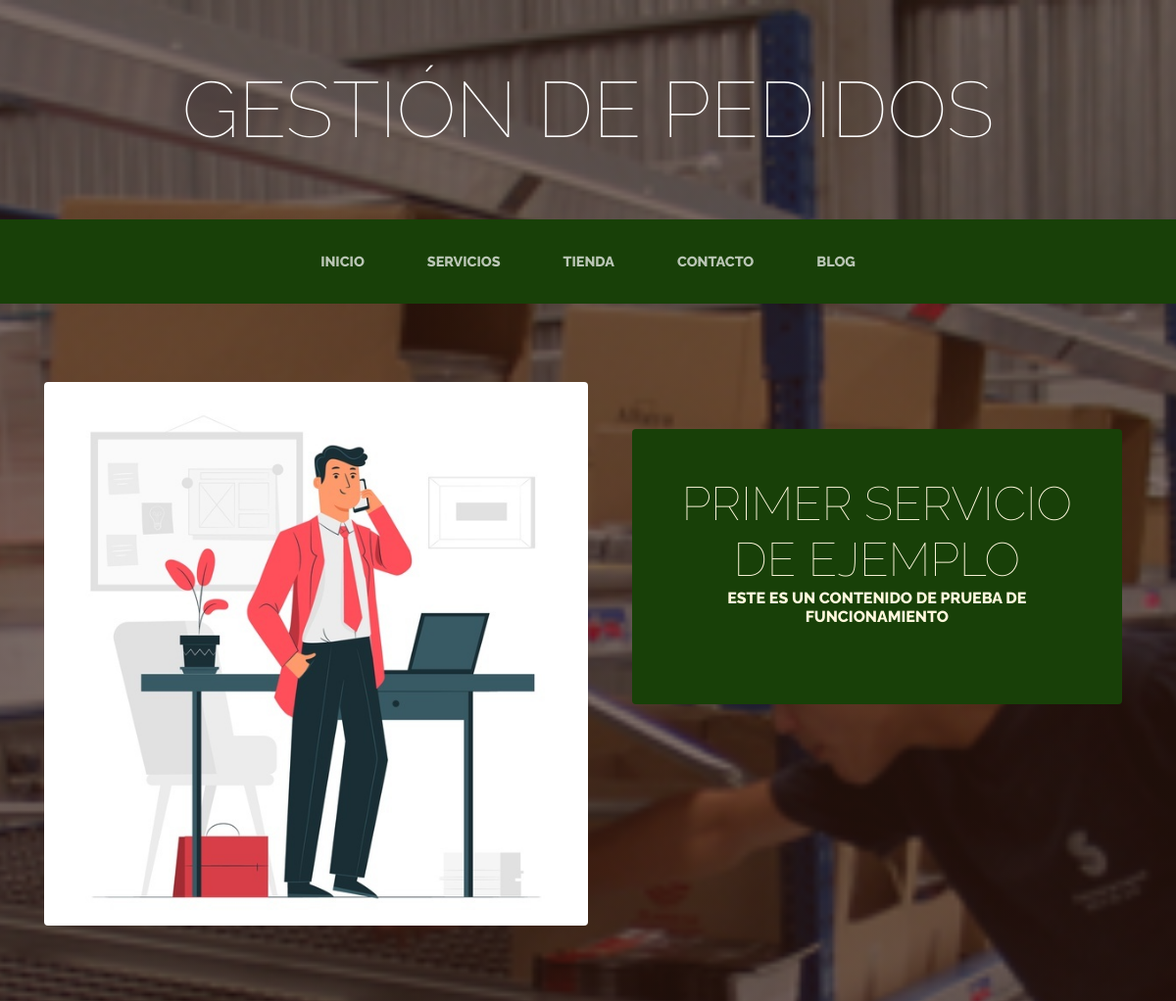
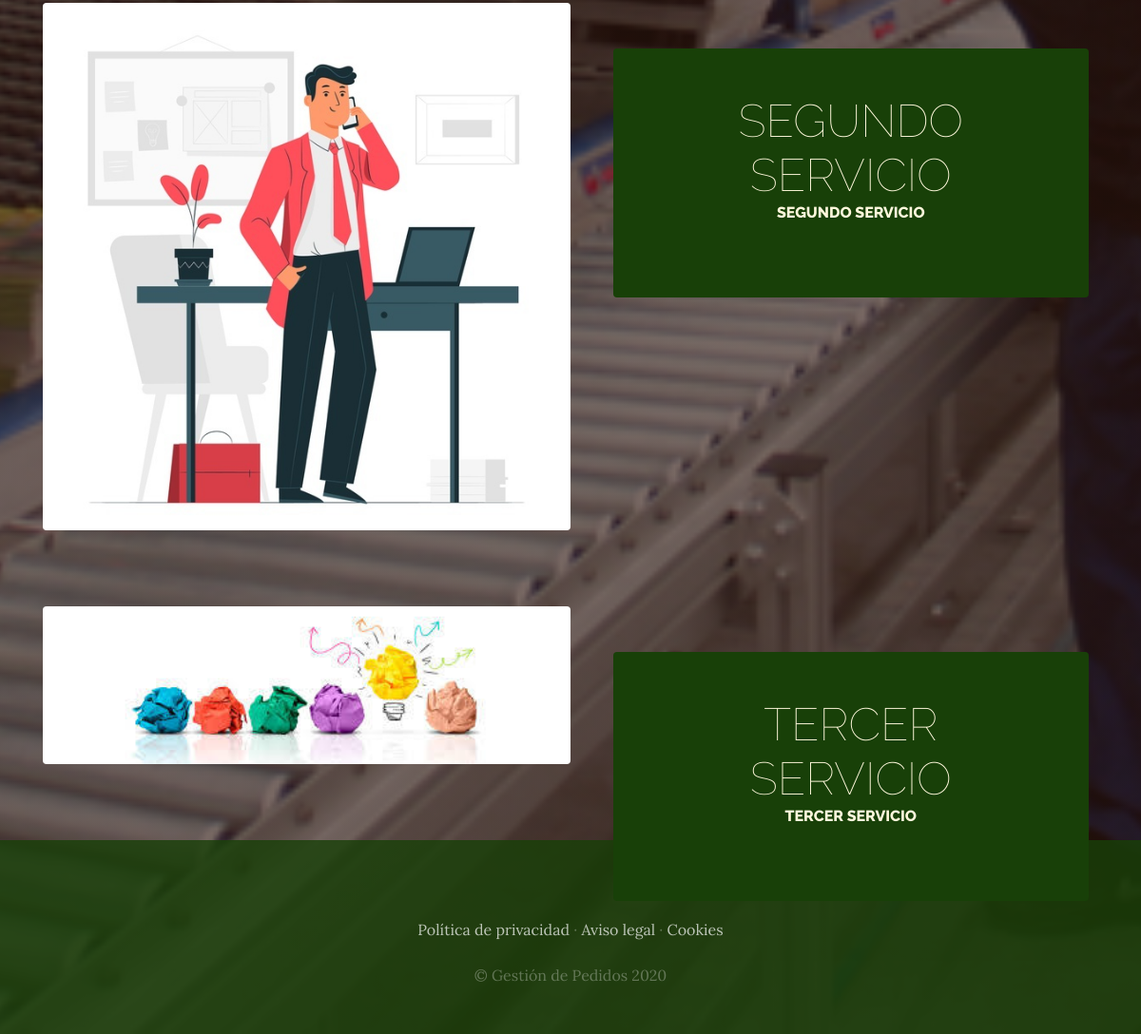
The app's page /servicios/ with its own data (2 pictures, top to bottom).
### servicios/models.py (models this page shows, shortened)
class Servicio(models.Model):
    titulo=models.CharField(max_length=50)
    contenido=models.CharField(max_length=50)
    imagen=models.ImageField(upload_to='servicios')
    created=models.DateTimeField(auto_now=True)
    updated=models.DateTimeField(auto_now=True)
    class Meta:
        verbose_name='servicio'
        verbose_name_plural='servicios'

### servicios/views.py (the view)
# urls.py: path('',views.servicios, name="Servicios"),
def servicios(request):
    servicios=Servicio.objects.all()
    return render(request,"servicios/servicios.html",{"servicios":servicios})

### servicios/templates/servicios/servicios.html
{% extends "ProyectoWebApp/base.html" %}
{% load static %}
{% block content %}
       {% for servicio in servicios %}
       <section class="page-section clearfix">
              <div class="container">
                <div class="intro">
                  <img class="intro-img img-fluid mb-3 mb-lg-0 rounded" src="{{servicio.imagen.url}}" alt="" style="width: 50%;">
                  <div class="intro-text left-0 text-center bg-faded p-5 rounded">
                    <h2 class="section-heading mb-4" >
                      <span class="section-heading-lower">{{servicio.titulo}} </span>
                      <span class="section-heading-upper">{{servicio.contenido}}</span>
                    </h2>
                  </div>
                </div>
              </div>
            </section>
       {% endfor %}
{% endblock %}

### ProyectoWebApp/templates/ProyectoWebApp/base.html (shortened to what this page needs)
<html>
<head>
  {% load static %}
    <link href="{% static 'ProyectoWebApp/vendor/bootstrap/css/bootstrap.min.css'%}" rel="stylesheet">
    <link href="{% static 'ProyectoWebApp/css/gestion.css'%}" rel="stylesheet">
</head>
<body>
    <h1 class="site-heading text-center text-white d-none d-lg-block">
        <span class="site-heading-lower">Gestión de Pedidos</span>
      </h1>
 <nav class="navbar navbar-expand-lg navbar-dark py-lg-4" id="mainNav">
    <div class="container">
      <div class="collapse navbar-collapse" id="navbarResponsive">
        <ul class="navbar-nav mx-auto">
          <li class="nav-item {% if request.path == '/' %} active {% endif %}px-lg-4">
            <a class="nav-link text-uppercase text-expanded" href="{% url 'Home' %}">Inicio</a>
          </li>
          <li class="nav-item {% if request.path == '/servicios' %} active {% endif %} px-lg-4">
            <a class="nav-link text-uppercase text-expanded" href="{% url 'Servicios' %}">Servicios</a>
          </li>
          <li class="nav-item {% if request.path == '/tienda' %} active {% endif %} px-lg-4">
            <a class="nav-link text-uppercase text-expanded" href="{% url 'Tienda' %}">Tienda</a>
          </li>
          <li class="nav-item {% if request.path == '/contacto' %} active {% endif %}px-lg-4">
            <a class="nav-link text-uppercase text-expanded" href="{% url 'Contacto' %}">Contacto</a>
          </li>
          <li class="nav-item {% if request.path == '/blog' %} active {% endif %}px-lg-4">
            <a class="nav-link text-uppercase text-expanded" href="{% url 'Blog' %}">Blog</a>
          </li>
        </ul>
      </div>
    </div>
  </nav>
  {% block content %}
  {% endblock %}
    <footer class="footer text-faded text-center py-5">
      <div class="container">
        <p class="m-0 mbt">
        	<a href="sample.html" class="link">Política de privacidad</a> ·
        	<a href="sample.html" class="link">Aviso legal</a> ·
        	<a href="sample.html" class="link">Cookies</a>
		</p>
        <p class="m-0 mbt1">&copy; Gestión de Pedidos 2020</p>
      </div>
	</footer>
</body>
</html>

### ProyectoWebApp/static/ProyectoWebApp/css/gestion.css (style rules this page uses)
body { font-family: 'Lora'; background: linear-gradient(rgba(47, 23, 15, 0.65), rgba(47, 23, 15, 0.65)), url("../img/bg_main.jpg"); background-attachment: fixed; background-position: center; background-size: cover; }
h1, h2, h3, h4, h5, h6 { font-family: 'Raleway'; }
p { line-height: 1.75; }
.text-faded { color: rgba(255, 255, 255, 0.3); }
.site-heading { margin-top: 5rem; margin-bottom: 5rem; text-transform: uppercase; line-height: 1; font-family: 'Raleway'; }
.site-heading .site-heading-lower { font-size: 5rem; font-weight: 100; line-height: 4rem; }
.page-section { margin-top: 5rem; margin-bottom: 5rem; }
.section-heading { text-transform: uppercase; }
.section-heading .section-heading-upper { display: block; font-size: 1rem; font-weight: 800; padding-bottom:.5rem; }
.section-heading .section-heading-lower { display: block; font-size: 3rem; font-weight: 100; }
.bg-faded { background-color: rgba(255, 255, 255, 0.85); }
#mainNav { background-color: rgba(24, 64, 8); font-family: 'Raleway'; }
#mainNav .navbar-nav .nav-item .nav-link { color: rgba(255, 255, 255, 0.7); font-weight: 800; }
@media (min-width: 992px) { #mainNav .navbar-nav .nav-item .nav-link { font-size: 0.9rem; } }
.intro { position: relative; }
@media (min-width: 992px) { .intro .intro-img { width: 75%; float: left; } }
@media (min-width: 992px) { .intro .intro-text { left: 600; width: 60%; margin-top: 3rem; background-color: rgba(24, 64, 8); color: cornsilk; position: absolute; } }
@media (min-width: 1200px) { .intro .intro-text { width: 45%; } }
.footer { background-color: rgba(24, 64, 8, 0.8); }
.mbt { padding-top: 2rem; }
.mbt1 { padding-top: 1.25rem; }
a.link { color: rgba(255, 255, 255, 0.7); }

### records on screen
Servicio: imagen (picture), titulo "PRIMER SERVICIO DE EJEMPLO", contenido "ESTE ES UN CONTENIDO DE PRUEBA DE FUNCIONAMIENTO"
Servicio: imagen (picture), titulo "SEGUNDO SERVICIO", contenido "SEGUNDO SERVICIO"
Servicio: imagen (picture), titulo "TERCER SERVICIO", contenido "TERCER SERVICIO"
